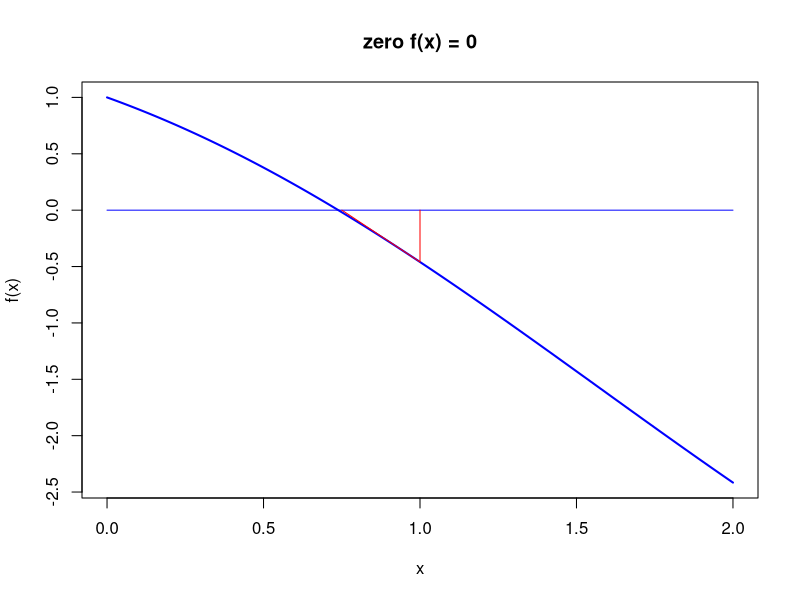
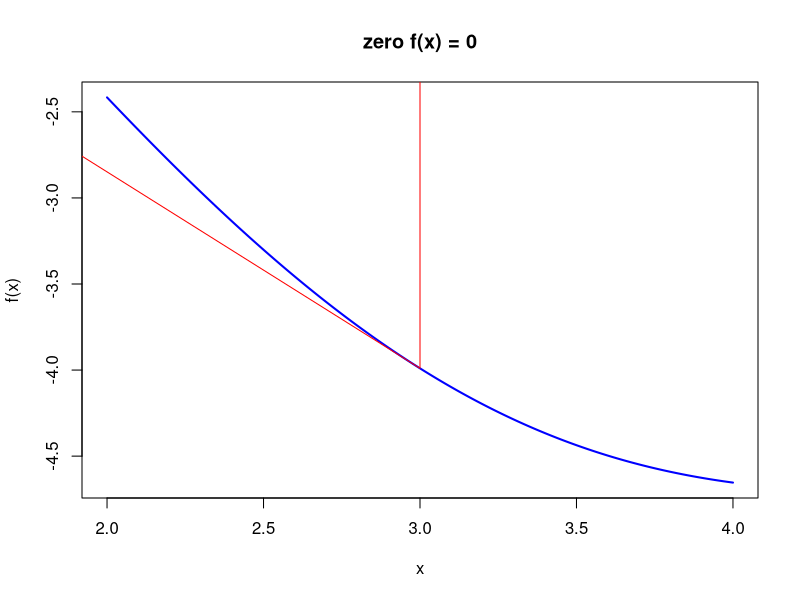
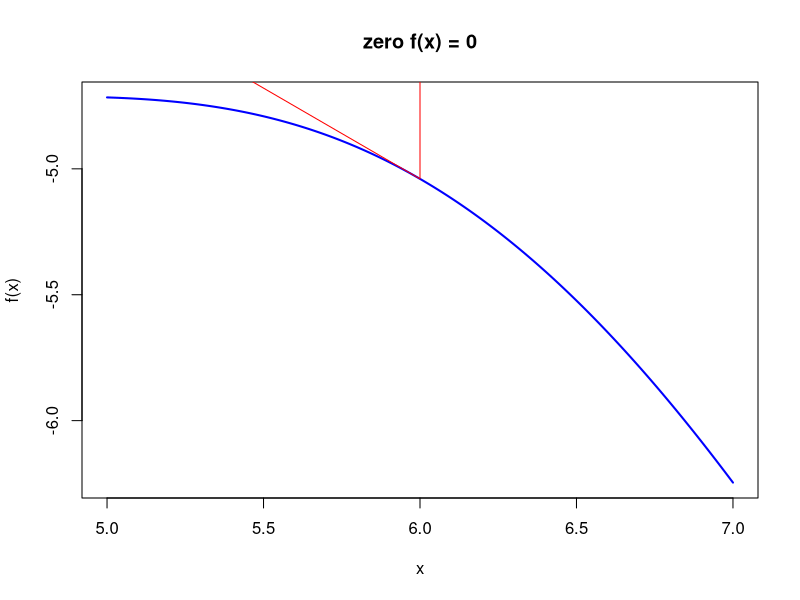
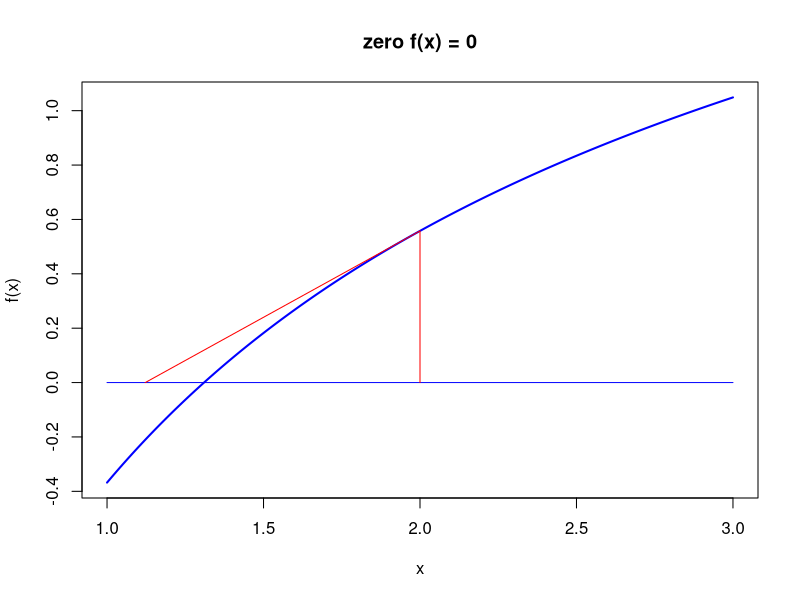
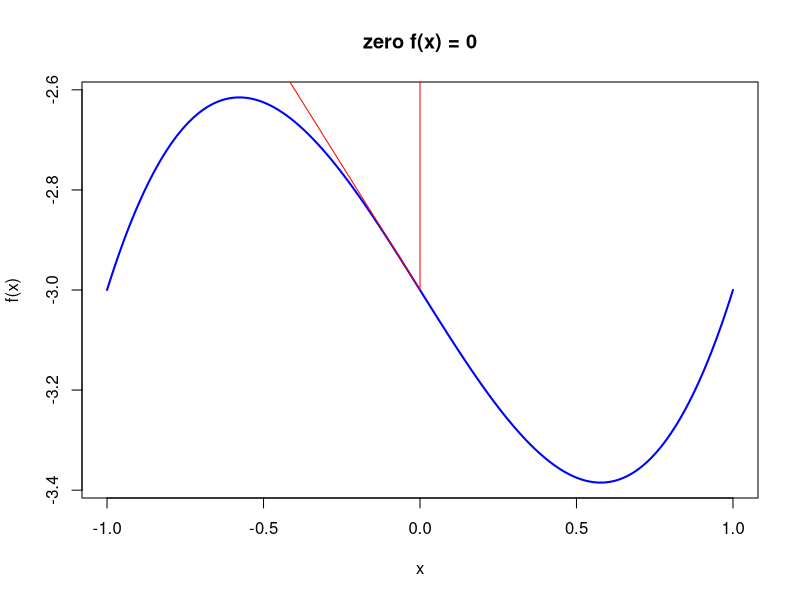
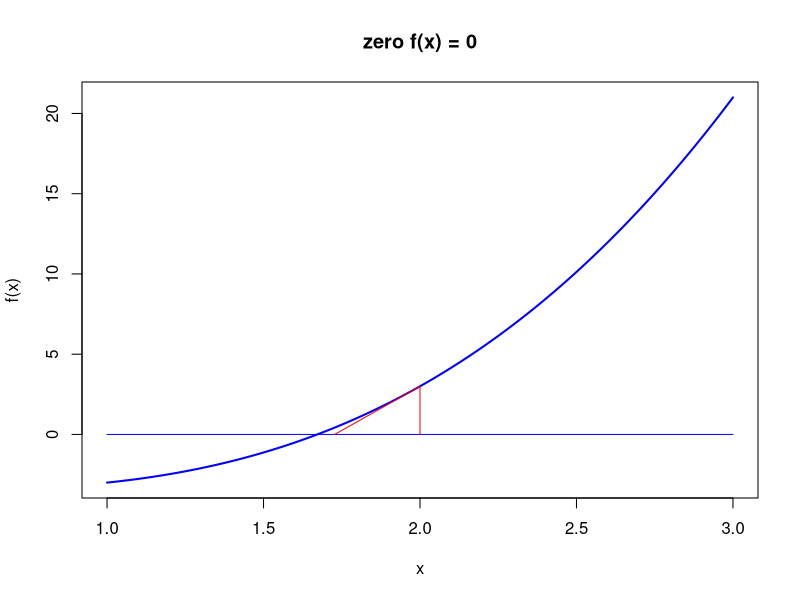
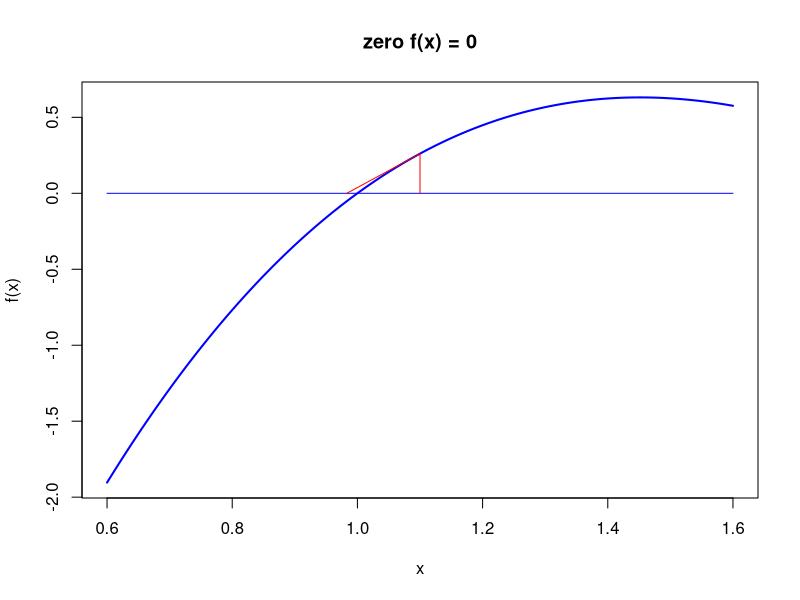
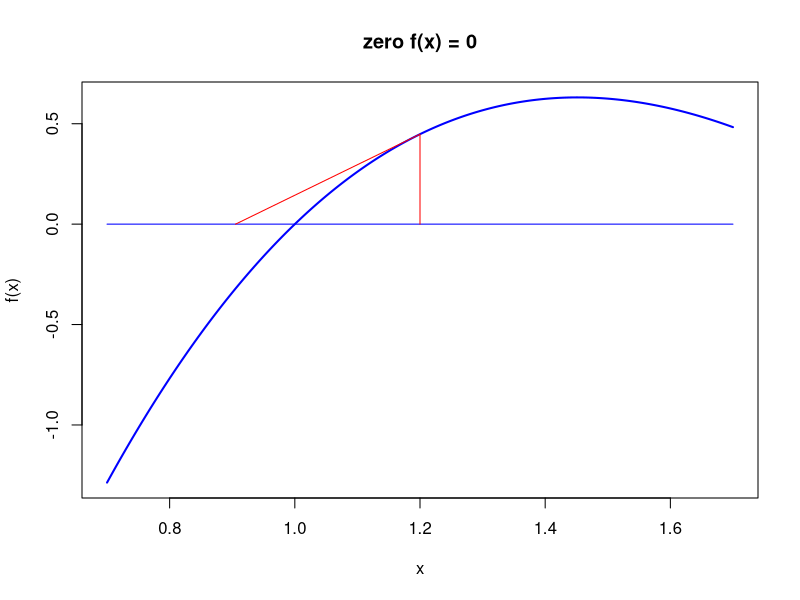

Write the R code that produced these figures, in order. (Note: this script raises an error after producing the figures.)
## ---- chunk 1

#funcion sacada del libro:
fixedpoint <- function(ftn, x0, tol = 1e-9, max.iter = 100) {

 # applies the fixed-point algorithm to find x such that ftn(x) == x
 # ftn  R^d -> R^d, d > 1.
 # x0 is the initial guess at the fixed point
 #LA FUNCION NORM CALCULA LA NORMA DE VECTORES
 
 xold <- x0
 xnew <- ftn(xold)
 iter <- 1
 cat("At iteration 1 value of x is:", xnew, "\n")
 #modificamos abs por norm
 while ((norm(as.matrix(xnew-xold)) > tol) && (iter < max.iter)) {
 xold <- xnew;
 xnew <- ftn(xold);
 iter <- iter + 1
 cat("At iteration", iter, "value of x is:", xnew, "\n")
 }
 # output depends on success of algorithm
 if (norm(as.matrix(xnew-xold)) > tol) {
 cat("Algorithm failed to converge\n")
 return(NULL)
 } else {
 cat("Algorithm converged\n")
 return(xnew)
 }
}

#definir la funcion para evaluar
f <- function(x){
  c(log(1 + x[1] + x[2]), log(5 - x[1] - x[2]))
}

x0 <- c(1,1)

fixedpoint(f, x0)
## ---- chunk 2

secant <- function(ftn, x0, x1, tol = 1e-9, max.iter = 100) {
 

 xold1 <- x0
 xold2 <- x1
 xnew <- ftn(x1)
 
 iter <- 1
 #modificamos abs por norm
 while ((abs(ftn(xnew)) > tol) && (iter < max.iter)) {
 xnew <- xold2 - ftn(xold2)*((xold2 - xold1)/(ftn(xold2) - ftn(xold1)))
 xold1 <- xold2
 xold2 <- xnew
 iter <- iter + 1
 cat("At iteration", iter, "value of x is:", xnew, "\n")
 }
 # output depends on success of algorithm
 if ((abs(ftn(xnew)) > tol)) {
 cat("Algorithm failed to converge\n")
 return(NULL)
 } else {
 cat("Algorithm converged\n")
 return(xnew)
 }
}

f <- function(x) cos(x) - x
f1 <- function(x) log(x) - exp(-x)

secant(f, 1, 3)
secant(f1, 1, 2)

## ---- chunk 3

#FUNCION DEL LIBRO
newtonraphson <- function(ftn, x0, tol = 1e-9, max.iter = 100) {
 # Newton_Raphson algorithm for solving ftn(x)[1] == 0
 # we assume that ftn is a function of a single variable that returns
 # the function value and the first derivative as a vector of length 2
 #
 # x0 is the initial guess at the root
 # the algorithm terminates when the function value is within distance
 # tol of 0, or the number of iterations exceeds max.iter
 # initialise
 x <- x0
 fx <- ftn(x)
 iter <- 0
 # continue iterating until stopping conditions are met
 while ((abs(fx[1]) > tol) && (iter < max.iter)) {
 x <- x- fx[1]/fx[2]
 fx <- ftn(x)
 iter <- iter + 1
 cat("At iteration", iter, "value of x is:", x, "\n")
 }
 # output depends on success of algorithm
 if (abs(fx[1]) > tol) {
 cat("Algorithm failed to converge\n")
 return(NULL)
 } else {
 cat("Algorithm converged\n")
 return(x)
 }
}

f <- function(x) {
 fx <- cos(x) - x
 dfx <- -sin(x) -1
 return(c(fx, dfx))
 }

f1 <- function(x) {
 fx <- log(x)- exp(-x)
 dfx <- 1/x + exp(-x)
 return(c(fx, dfx))
 }

newtonraphson(f, 1) 
newtonraphson(f1, 1) 
## ---- chunk 4
newtonraphson_show <- function(ftn, x0, xmin = x0-1, xmax = x0+1) {
  # applies Newton-Raphson to find x such that ftn(x)[1] == 0
  # x0 is the starting point
  # subsequent iterations are plotted in the range [xmin, xmax]
  # plot the function
  x <- seq(xmin, xmax, (xmax - xmin)/200)
  fx <- c()
  for (i in 1:length(x)) {
    fx[i] <- ftn(x[i])[1]
  }
  plot(x, fx, type = "l", xlab = "x", ylab = "f(x)",
       main = "zero f(x) = 0", col = "blue", lwd = 2)
  lines(c(xmin, xmax), c(0, 0), col = "blue")
  # do first iteration
  xold <- x0
  f.xold <- ftn(xold)
  xnew <- xold - f.xold[1]/f.xold[2]
  lines(c(xold, xold, xnew), c(0, f.xold[1], 0), col = "red")
  # continue iterating while user types "y"
  cat("last x value", xnew, " ")
  continue <- readline("continue (y or n)? ") == "y"
  while (continue) {
    xold <- xnew;
    f.xold <- ftn(xold)
    xnew <- xold - f.xold[1]/f.xold[2]
    lines(c(xold, xold, xnew), c(0, f.xold[1], 0), col = "red")
    cat("last x value", xnew, " ")
    continue <- readline("continue (y or n)? ") == "y"
  }
  return(xnew)
}


a <- function(x) c(cos(x) - x, -sin(x) - 1)
newtonraphson_show(a,1)
newtonraphson_show(a,3)
newtonraphson_show(a,6)

b <- function(x) c(log(x) - exp(-x), 1/x + exp(-x))
newtonraphson_show(b,2)

ce <- function(x) c(x^3 - x - 3, 3*x^2 - 1)
newtonraphson_show(ce,0) #diverge
newtonraphson_show(ce,2) #converge a 1.6717

d <- function(x) c(x^3 - 7*x^2 + 14*x - 8, 3*x^2 - 14*x + 14)
for (i in seq(1.1, 1.9, by = 0.1)) {
  newtonraphson_show(d, i, xmin = i - 0.5, xmax = i + 0.5)
}
#Las distintas condiciones iniciales convergen a distintas raices

e <- function(x) c(log(x)*exp(-x), exp(-x)*(1/x - log(x)))
newtonraphson_show(e, 2) #diverge
newtonraphson_show(e, 0.5) #converge a 1
## ---- chunk 5

fixedpoint_show <- function(ftn, x0, xmin = x0-1, xmax = x0+1) {
  # applies fixed-point method to find x such that ftn(x) == x
  # x0 is the starting point
  # subsequent iterations are plotted in the range [xmin, xmax]
  # plot the function
  x <- seq(xmin, xmax, (xmax- xmin)/200)
  fx <- sapply(x, ftn)
  plot(x, fx, type = "l", xlab = "x", ylab = "f(x)",
       main = "fixed point f(x) = x", col = "blue", lwd = 2)
  lines(c(xmin, xmax), c(xmin, xmax), col = "blue")
  # do first iteration
  xold <- x0
  xnew <- ftn(xold)
  lines(c(xold, xold, xnew), c(xold, xnew, xnew), col = "red")
  lines(c(xnew, xnew), c(xnew, 0), lty = 2, col = "red")
  # continue iterating while user types "y"
  cat("last x value", xnew, " ")
  continue <- readline("continue (y or n)? ") == "y"
  while (continue) {
    xold <- xnew;
    xnew <- ftn(xold);
    lines(c(xold, xold, xnew), c(xold, xnew, xnew), col = "red")
    lines(c(xnew, xnew), c(xnew, 0), lty = 2, col = "red")
    cat("last x value", xnew, " ")
    continue <- readline("continue (y or n)? ") == "y"
  }
  return(xnew)
}

# (a) cos(x), para x0=1,3 y 6 :
f_a<-function(x)cos(x)

fixedpoint_show(f_a,1)
fixedpoint_show(f_a,3) 
fixedpoint_show(f_a,6)
#en los 3 casos cos(x) converge aproximadamente a 0,739

# (b) exp(exp(-x)) para x0=2:
f_d<-function(x) exp(exp(-x))
fixedpoint_show(f_b,2)

# (c)  x -log(x) + exp(-x), para x0=2:
f_c<-function(x) x-log(x)+exp(-x)
fixedpoint_show(f_c,2)

#las funciones b y c convergen a 1.3098

# (d)  x + log(x) - exp(-x), para x0=2:
f_d<-function(x) x+log(x)-exp(-x)
fixedpoint_show(f_d,2) #diverge
